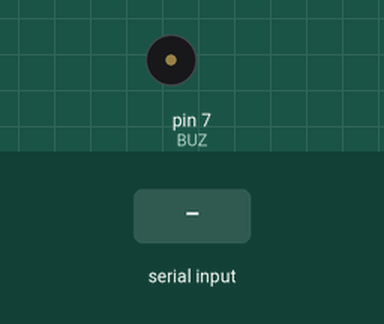
A sketch run on a simulated Arduino Uno, built with avr-gcc and run on an emulated ATmega328P. Shown: buzzer (waves = sounding). The inputs (shaded band) are chosen by the test bench. What the sketch prints to the serial monitor is not drawn.

Above: at 1.2 s.
1.3 s: "1" received over the second serial link
Timing chart, 0 to 4.3 s (numbered marks = the images above; inputs shaded):
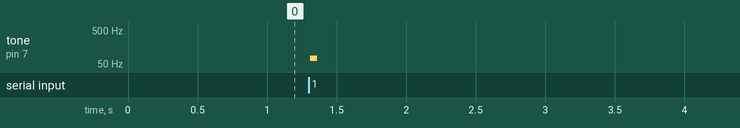

Measured:
- after the input at 1.3 s, tone on pin 7 (BUZ): silent → 73 Hz at once, → silent 0.05 s later

The sketch:

blue_tooth_test.ino
```cpp
#include <SoftwareSerial.h>
#include "music.h"
#define BUZ 7
SoftwareSerial BT(10, 11);
void r();

void setup() {
  pinMode(BUZ, HIGH);

  Serial.begin(9600);
  Serial.println("BT is ready!");

  BT.begin(9600);
}

void loop() {
  if (BT.available()) {
    delay(10);
    r();
  }
}

void r(){
  char c = BT.read();
  int n = 0;
  if(c == 43){
    BT.read();
    keyUp();
    return;
  }
  if(c == 45){
    BT.read();
    keyDown();
    return;
  }
  if(!(c > 47 && c < 58)){
    return;
  }
  n = c&15;
  while((c = BT.read()) > 47 && c < 58){
    n *= 10;
    n += c & 15;
  }
  tone(BUZ, getF(n), 50);
}
```

music.h
```cpp
const float f[] = {
    16.35,    // C0
    17.32,    // C#0/Db0
    18.35,    // D0
    19.45,    // D#0/Eb0
    20.6,     // E0
    21.83,    // F0
    23.12,    // F#0/Gb0
    24.5,     // G0
    25.96,    // G#0/Ab0
    27.5,     // A0
    29.14,    // A#0/Bb0
    30.87,    // B0
    32.7,     // C1
    34.65,    // C#1/Db1
    36.71,    // D1
    38.89,    // D#1/Eb1
    41.2,     // E1
    43.65,    // F1
    46.25,    // F#1/Gb1
    49.0,     // G1
    51.91,    // G#1/Ab1
    55.0,     // A1
    58.27,    // A#1/Bb1
    61.74,    // B1
    65.41,    // C2
    69.3,     // C#2/Db2
    73.42,    // D2
    77.78,    // D#2/Eb2
    82.41,    // E2
    87.31,    // F2
    92.5,     // F#2/Gb2
    98.0,     // G2
    103.83,   // G#2/Ab2
    110.0,    // A2
    116.54,   // A#2/Bb2
    123.47,   // B2
    130.81,   // C3
    138.59,   // C#3/Db3
    146.83,   // D3
    155.56,   // D#3/Eb3
    164.81,   // E3
    174.61,   // F3
    185.0,    // F#3/Gb3
    196.0,    // G3
    207.65,   // G#3/Ab3
    220.0,    // A3
    233.08,   // A#3/Bb3
    246.94,   // B3
    261.63,   // C4
    277.18,   // C#4/Db4
    293.66,   // D4
    311.13,   // D#4/Eb4
    329.63,   // E4
    349.23,   // F4
    369.99,   // F#4/Gb4
    392.0,    // G4
    415.3,    // G#4/Ab4
    440.0,    // A4
    466.16,   // A#4/Bb4
    493.88,   // B4
    523.25,   // C5
    554.37,   // C#5/Db5
    587.33,   // D5
    622.25,   // D#5/Eb5
    659.25,   // E5
    698.46,   // F5
    739.99,   // F#5/Gb5
    783.99,   // G5
    830.61,   // G#5/Ab5
    880.0,    // A5
    932.33,   // A#5/Bb5
    987.77,   // B5
    1046.5,   // C6
    1108.73,  // C#6/Db6
    1174.66,  // D6
    1244.51,  // D#6/Eb6
    1318.51,  // E6
    1396.91,  // F6
    1479.98,  // F#6/Gb6
    1567.98,  // G6
    1661.22,  // G#6/Ab6
    1760.0,   // A6
    1864.66,  // A#6/Bb6
    1975.53,  // B6
    2093.0,   // C7
    2217.46,  // C#7/Db7
    2349.32,  // D7
    2489.02,  // D#7/Eb7
    2637.02,  // E7
    2793.83,  // F7
    2959.96,  // F#7/Gb7
    3135.96,  // G7
    3322.44,  // G#7/Ab7
    3520.0,   // A7
    3729.31,  // A#7/Bb7
    3951.07,  // B7
  };
const int mid = 24;
//const int scale[] = { 0, 2, 2, 1, 2, 2, 2, 1 }; // X full full half full full full half
const int perfix_scale[] = { 0, 2, 4, 5, 7, 9, 11};
int fix = 0;

double getF(int ind){
  ind += fix;
  int k = ind / 7 * 12;
  return f[((mid+k) + perfix_scale[((ind+14) % 7)])];
}

void keyUp(){
  fix++;
}

void keyDown(){
  fix--;
}
```
